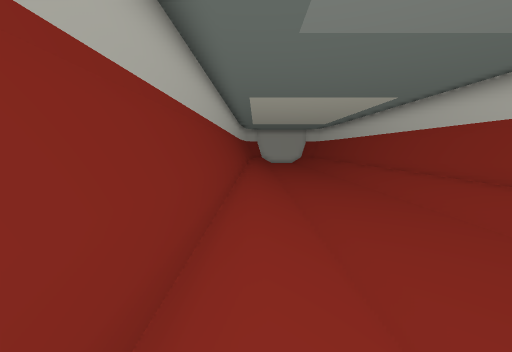
view 1 (above)

13 first-person views from a walk through a robot-simulator world made for Gazebo. The camera is 1.2 m above the floor, tilts 6° down and sees 90° across. The floor is counted in squares, 1 m on a side. Each view is taken from the middle of a square. On the plan, view 1 faces up. The plan holds only what a view shows up to about 12 squares ahead; the rest is blank.

view 2
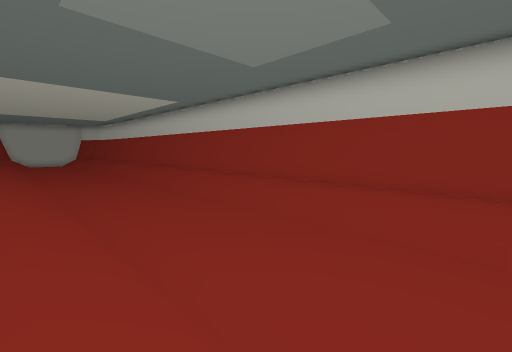

view 3
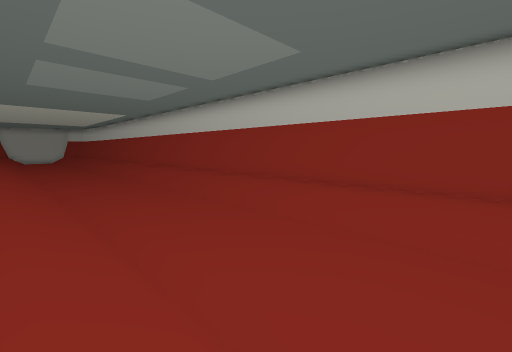

view 4
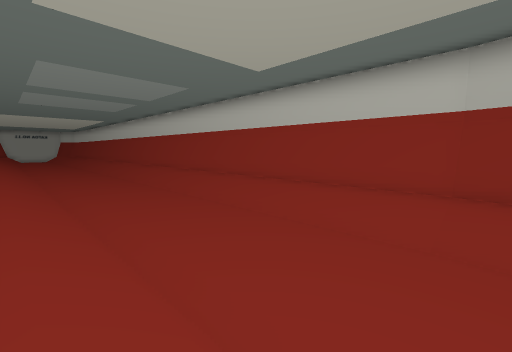

view 5
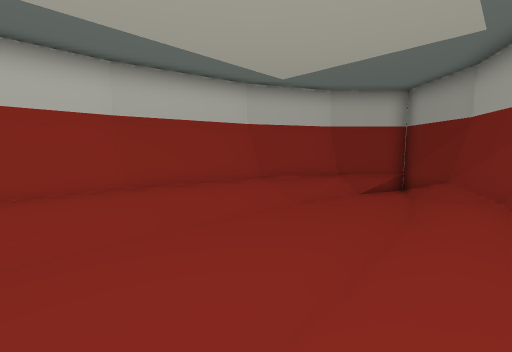

view 6
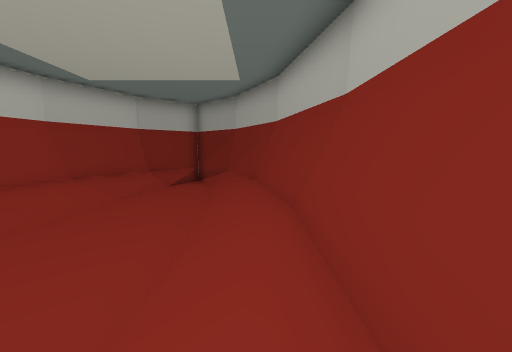

view 7
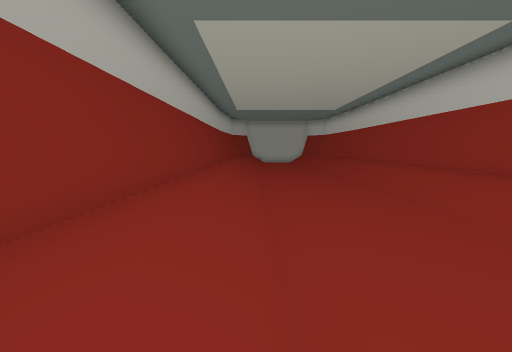

view 8
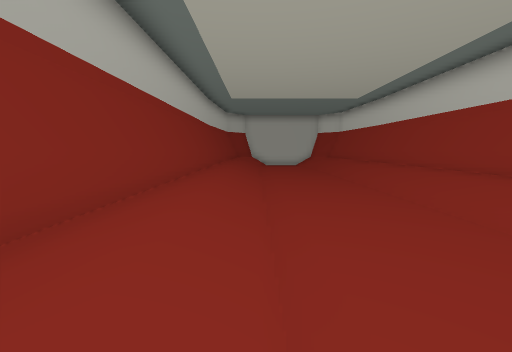

view 9
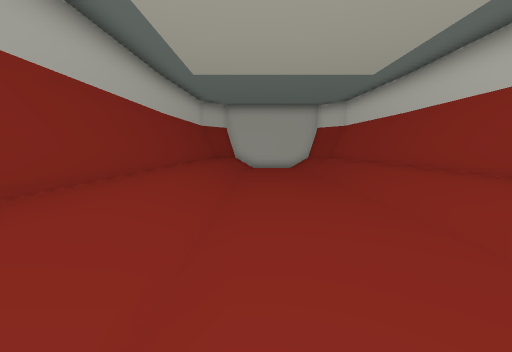

view 10
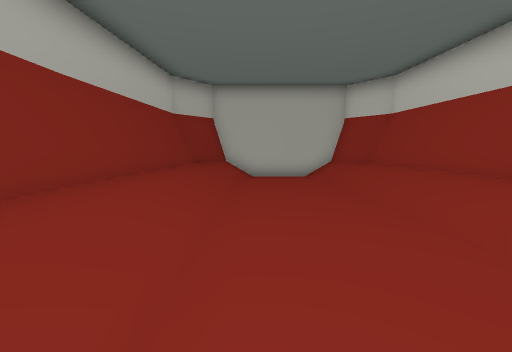

view 11
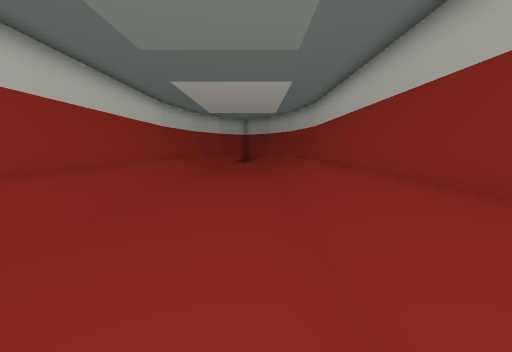

view 12
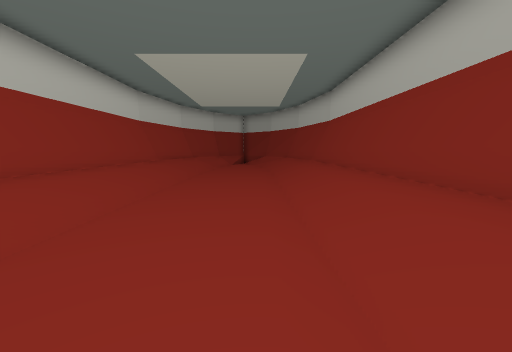

view 13
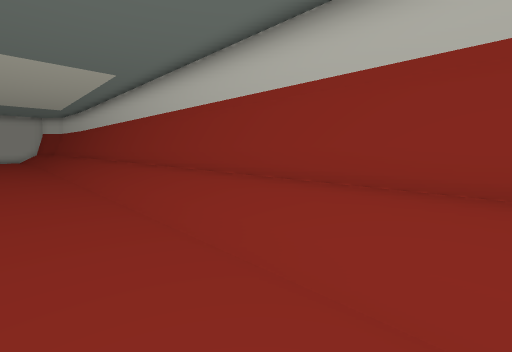

### Floor plan
Key: @ floor where view 1 was taken; # wall or solid block; . main floor; : floor 0.25 m higher than the main floor; / step, stairs or slope; = window, fence, low wall or low ledge.
Columns run from 1 left of view 1 to 7 right of it. Each row starts with its distance up from view 1.
 31  #######
 30  #/.../#
 29 ##/.../##
 28 #//...//#
 27 #//...//#
 26 #//...//#
 25 #//...//#
 24 #//...//#
 23 #/:...:/#
 22 #/:...:/#
 21 #/:...:/#
 20 #/:...:/#
 19 #/:...:/#
 18 #/:...:/#
 17 #/:...:/#
 16 #/:...:/#
 15 #/:...:/#
 14 #/:...:/#
 13 #/:...:/#
 12 #/:...:/#
 11 #/:...:/#
 10 #/:...:/#
  9 #/:...:/#
  8 #/:...:/#
  7 #/:...:/#
  6 #/:...:/#
  5 #/:...:/#
  4 #/:...:/#
  3 #/:...:/#
  2 #/:...:/#
  1 #/:...:/#
  0 #@:...:/#
 -1 #/:...:/#
 -2 #/:...:/#
 -3 #/:...:/#
 -4 #/:...:/#
 -5 #/:...:/#
 -6 #/:...:/#
 -7 #/:...:/#
 -8 #/:...:/#
 -9 #/:...:/#
-10 #/:...:/#
-11 #/:...:/#
-12 #//...//#
-13 #//...//#
-14 #=/.../=#
-15 ##/.../##
-16  #/.../#
-17  #/...##
-18  ##/..#
-19   ##.##
-20    ###

Positions as (right, up) in squares from view 1, and headings:
1: (0, 0), facing up
2: (0, 0), facing up-right
3: (0, -7), facing up-right
4: (0, -12), facing up-right
5: (0, -9), facing down-right
6: (0, -7), facing down
7: (1, 6), facing up
8: (1, 10), facing up
9: (2, 14), facing up
10: (2, 19), facing up
11: (2, 4), facing down
12: (2, 1), facing down
13: (3, 1), facing up-right
